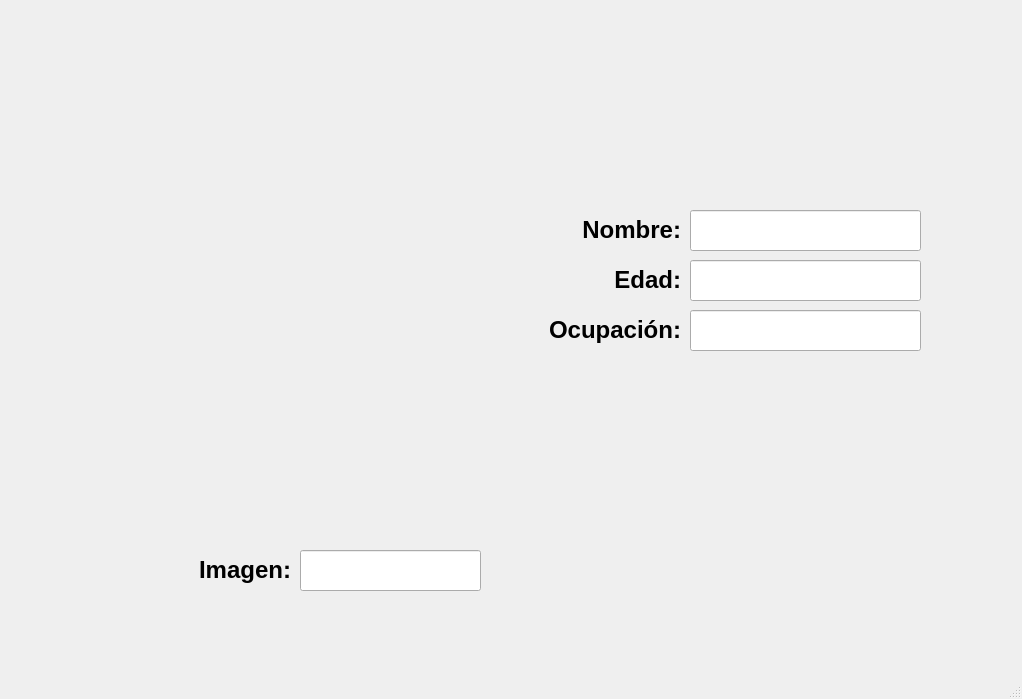
<?xml version="1.0" encoding="UTF-8"?>
<ui version="4.0">
 <class>MainWindow</class>
 <widget class="QMainWindow" name="MainWindow">
  <property name="geometry">
   <rect>
    <x>0</x>
    <y>0</y>
    <width>1022</width>
    <height>699</height>
   </rect>
  </property>
  <property name="windowTitle">
   <string>MainWindow</string>
  </property>
  <widget class="QWidget" name="centralwidget">
   <widget class="QLabel" name="label">
    <property name="geometry">
     <rect>
      <x>540</x>
      <y>210</y>
      <width>141</width>
      <height>41</height>
     </rect>
    </property>
    <property name="text">
     <string>&lt;html&gt;&lt;head/&gt;&lt;body&gt;&lt;p align=&quot;right&quot;&gt;&lt;span style=&quot; font-size:18pt; font-weight:600;&quot;&gt;Nombre:&lt;/span&gt;&lt;/p&gt;&lt;/body&gt;&lt;/html&gt;</string>
    </property>
   </widget>
   <widget class="QLineEdit" name="txt_imagen">
    <property name="geometry">
     <rect>
      <x>300</x>
      <y>550</y>
      <width>181</width>
      <height>41</height>
     </rect>
    </property>
    <property name="font">
     <font>
      <pointsize>12</pointsize>
      <weight>75</weight>
      <bold>true</bold>
     </font>
    </property>
    <property name="text">
     <string/>
    </property>
    <property name="alignment">
     <set>Qt::AlignCenter</set>
    </property>
   </widget>
   <widget class="QLabel" name="img">
    <property name="geometry">
     <rect>
      <x>10</x>
      <y>210</y>
      <width>471</width>
      <height>311</height>
     </rect>
    </property>
    <property name="text">
     <string/>
    </property>
    <property name="pixmap">
     <pixmap resource="recursos.qrc">:/Numeros/amongBlanco.png</pixmap>
    </property>
    <property name="scaledContents">
     <bool>true</bool>
    </property>
   </widget>
   <widget class="QLabel" name="label_6">
    <property name="geometry">
     <rect>
      <x>510</x>
      <y>310</y>
      <width>171</width>
      <height>41</height>
     </rect>
    </property>
    <property name="text">
     <string>&lt;html&gt;&lt;head/&gt;&lt;body&gt;&lt;p align=&quot;right&quot;&gt;&lt;span style=&quot; font-size:18pt; font-weight:600;&quot;&gt;Ocupación:&lt;/span&gt;&lt;/p&gt;&lt;/body&gt;&lt;/html&gt;</string>
    </property>
   </widget>
   <widget class="QLabel" name="label_3">
    <property name="geometry">
     <rect>
      <x>540</x>
      <y>260</y>
      <width>141</width>
      <height>41</height>
     </rect>
    </property>
    <property name="text">
     <string>&lt;html&gt;&lt;head/&gt;&lt;body&gt;&lt;p align=&quot;right&quot;&gt;&lt;span style=&quot; font-size:18pt; font-weight:600;&quot;&gt;Edad:&lt;/span&gt;&lt;/p&gt;&lt;/body&gt;&lt;/html&gt;</string>
    </property>
   </widget>
   <widget class="QLabel" name="label_2">
    <property name="geometry">
     <rect>
      <x>0</x>
      <y>0</y>
      <width>991</width>
      <height>121</height>
     </rect>
    </property>
    <property name="text">
     <string/>
    </property>
    <property name="pixmap">
     <pixmap resource="recursos.qrc">:/Logos/uat.png</pixmap>
    </property>
    <property name="scaledContents">
     <bool>true</bool>
    </property>
   </widget>
   <widget class="QLineEdit" name="txt_Ocupacion">
    <property name="geometry">
     <rect>
      <x>690</x>
      <y>310</y>
      <width>231</width>
      <height>41</height>
     </rect>
    </property>
    <property name="font">
     <font>
      <pointsize>12</pointsize>
      <weight>75</weight>
      <bold>true</bold>
     </font>
    </property>
    <property name="text">
     <string/>
    </property>
    <property name="alignment">
     <set>Qt::AlignCenter</set>
    </property>
   </widget>
   <widget class="QLineEdit" name="txt_Edad">
    <property name="geometry">
     <rect>
      <x>690</x>
      <y>260</y>
      <width>231</width>
      <height>41</height>
     </rect>
    </property>
    <property name="font">
     <font>
      <pointsize>12</pointsize>
      <weight>75</weight>
      <bold>true</bold>
     </font>
    </property>
    <property name="text">
     <string/>
    </property>
    <property name="alignment">
     <set>Qt::AlignCenter</set>
    </property>
   </widget>
   <widget class="QLabel" name="label_5">
    <property name="geometry">
     <rect>
      <x>150</x>
      <y>550</y>
      <width>141</width>
      <height>41</height>
     </rect>
    </property>
    <property name="text">
     <string>&lt;html&gt;&lt;head/&gt;&lt;body&gt;&lt;p align=&quot;right&quot;&gt;&lt;span style=&quot; font-size:18pt; font-weight:600;&quot;&gt;Imagen:&lt;/span&gt;&lt;/p&gt;&lt;/body&gt;&lt;/html&gt;</string>
    </property>
   </widget>
   <widget class="QLabel" name="label_4">
    <property name="geometry">
     <rect>
      <x>790</x>
      <y>470</y>
      <width>221</width>
      <height>141</height>
     </rect>
    </property>
    <property name="text">
     <string/>
    </property>
    <property name="pixmap">
     <pixmap resource="recursos.qrc">:/Numeros/amongBlanco.png</pixmap>
    </property>
    <property name="scaledContents">
     <bool>true</bool>
    </property>
   </widget>
   <widget class="QLineEdit" name="txt_Nombre">
    <property name="geometry">
     <rect>
      <x>690</x>
      <y>210</y>
      <width>231</width>
      <height>41</height>
     </rect>
    </property>
    <property name="font">
     <font>
      <pointsize>12</pointsize>
      <weight>75</weight>
      <bold>true</bold>
     </font>
    </property>
    <property name="text">
     <string/>
    </property>
    <property name="alignment">
     <set>Qt::AlignCenter</set>
    </property>
   </widget>
  </widget>
  <widget class="QMenuBar" name="menubar">
   <property name="geometry">
    <rect>
     <x>0</x>
     <y>0</y>
     <width>1022</width>
     <height>26</height>
    </rect>
   </property>
  </widget>
  <widget class="QStatusBar" name="statusbar"/>
 </widget>
 <resources>
  <include location="recursos.qrc"/>
 </resources>
 <connections/>
</ui>
